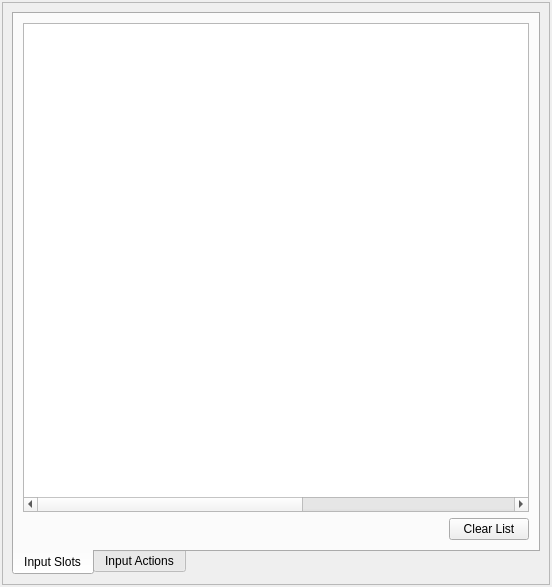
<?xml version="1.0" encoding="UTF-8"?>
<ui version="4.0">
 <class>InputWidget</class>
 <widget class="QDockWidget" name="InputWidget">
  <property name="geometry">
   <rect>
    <x>0</x>
    <y>0</y>
    <width>552</width>
    <height>587</height>
   </rect>
  </property>
  <property name="minimumSize">
   <size>
    <width>408</width>
    <height>318</height>
   </size>
  </property>
  <property name="sizeIncrement">
   <size>
    <width>5</width>
    <height>5</height>
   </size>
  </property>
  <property name="features">
   <set>QDockWidget::AllDockWidgetFeatures</set>
  </property>
  <property name="allowedAreas">
   <set>Qt::AllDockWidgetAreas</set>
  </property>
  <property name="windowTitle">
   <string>Input</string>
  </property>
  <widget class="QWidget" name="dockWidgetContents">
   <layout class="QVBoxLayout" name="verticalLayout_3">
    <property name="spacing">
     <number>0</number>
    </property>
    <property name="margin">
     <number>2</number>
    </property>
    <item>
     <widget class="QFrame" name="frame">
      <property name="frameShape">
       <enum>QFrame::StyledPanel</enum>
      </property>
      <property name="frameShadow">
       <enum>QFrame::Plain</enum>
      </property>
      <layout class="QVBoxLayout" name="verticalLayout_4">
       <item>
        <widget class="QTabWidget" name="TabInput">
         <property name="tabPosition">
          <enum>QTabWidget::South</enum>
         </property>
         <property name="currentIndex">
          <number>0</number>
         </property>
         <widget class="QWidget" name="tab">
          <attribute name="title">
           <string>Input Slots</string>
          </attribute>
          <layout class="QVBoxLayout" name="verticalLayout_2">
           <item>
            <widget class="QTableWidget" name="TableInputSlots">
             <property name="selectionMode">
              <enum>QAbstractItemView::SingleSelection</enum>
             </property>
             <property name="selectionBehavior">
              <enum>QAbstractItemView::SelectRows</enum>
             </property>
             <property name="sortingEnabled">
              <bool>false</bool>
             </property>
             <property name="cornerButtonEnabled">
              <bool>false</bool>
             </property>
             <property name="columnCount">
              <number>9</number>
             </property>
             <attribute name="horizontalHeaderVisible">
              <bool>false</bool>
             </attribute>
             <attribute name="horizontalHeaderCascadingSectionResizes">
              <bool>false</bool>
             </attribute>
             <attribute name="horizontalHeaderDefaultSectionSize">
              <number>100</number>
             </attribute>
             <attribute name="horizontalHeaderMinimumSectionSize">
              <number>80</number>
             </attribute>
             <attribute name="horizontalHeaderShowSortIndicator" stdset="0">
              <bool>false</bool>
             </attribute>
             <attribute name="horizontalHeaderStretchLastSection">
              <bool>true</bool>
             </attribute>
             <attribute name="verticalHeaderVisible">
              <bool>false</bool>
             </attribute>
             <column>
              <property name="text">
               <string>Slot</string>
              </property>
             </column>
             <column>
              <property name="text">
               <string>State</string>
              </property>
             </column>
             <column>
              <property name="text">
               <string>Value</string>
              </property>
             </column>
             <column>
              <property name="text">
               <string>Dead Zone</string>
              </property>
             </column>
             <column>
              <property name="text">
               <string>Flags (Binary)</string>
              </property>
             </column>
             <column/>
             <column/>
             <column/>
             <column/>
            </widget>
           </item>
           <item>
            <layout class="QHBoxLayout" name="horizontalLayout_2">
             <item>
              <spacer name="horizontalSpacer">
               <property name="orientation">
                <enum>Qt::Horizontal</enum>
               </property>
               <property name="sizeHint" stdset="0">
                <size>
                 <width>40</width>
                 <height>20</height>
                </size>
               </property>
              </spacer>
             </item>
             <item>
              <widget class="QPushButton" name="ButtonClearSlots">
               <property name="text">
                <string>Clear List</string>
               </property>
              </widget>
             </item>
            </layout>
           </item>
          </layout>
         </widget>
         <widget class="QWidget" name="tab_2">
          <attribute name="title">
           <string>Input Actions</string>
          </attribute>
          <layout class="QVBoxLayout" name="verticalLayout">
           <item>
            <widget class="QTableWidget" name="TableInputActions">
             <property name="selectionMode">
              <enum>QAbstractItemView::SingleSelection</enum>
             </property>
             <property name="selectionBehavior">
              <enum>QAbstractItemView::SelectRows</enum>
             </property>
             <property name="sortingEnabled">
              <bool>false</bool>
             </property>
             <property name="cornerButtonEnabled">
              <bool>false</bool>
             </property>
             <property name="columnCount">
              <number>3</number>
             </property>
             <attribute name="horizontalHeaderVisible">
              <bool>false</bool>
             </attribute>
             <attribute name="horizontalHeaderCascadingSectionResizes">
              <bool>false</bool>
             </attribute>
             <attribute name="horizontalHeaderDefaultSectionSize">
              <number>100</number>
             </attribute>
             <attribute name="horizontalHeaderMinimumSectionSize">
              <number>80</number>
             </attribute>
             <attribute name="horizontalHeaderShowSortIndicator" stdset="0">
              <bool>false</bool>
             </attribute>
             <attribute name="horizontalHeaderStretchLastSection">
              <bool>true</bool>
             </attribute>
             <attribute name="verticalHeaderVisible">
              <bool>false</bool>
             </attribute>
             <column>
              <property name="text">
               <string>Action</string>
              </property>
             </column>
             <column>
              <property name="text">
               <string>State</string>
              </property>
             </column>
             <column>
              <property name="text">
               <string>Value</string>
              </property>
             </column>
            </widget>
           </item>
           <item>
            <layout class="QHBoxLayout" name="horizontalLayout_3">
             <item>
              <spacer name="horizontalSpacer_2">
               <property name="orientation">
                <enum>Qt::Horizontal</enum>
               </property>
               <property name="sizeHint" stdset="0">
                <size>
                 <width>40</width>
                 <height>20</height>
                </size>
               </property>
              </spacer>
             </item>
             <item>
              <widget class="QPushButton" name="ButtonClearActions">
               <property name="text">
                <string>Clear List</string>
               </property>
              </widget>
             </item>
            </layout>
           </item>
          </layout>
         </widget>
        </widget>
       </item>
      </layout>
     </widget>
    </item>
   </layout>
  </widget>
 </widget>
 <resources/>
 <connections/>
</ui>
